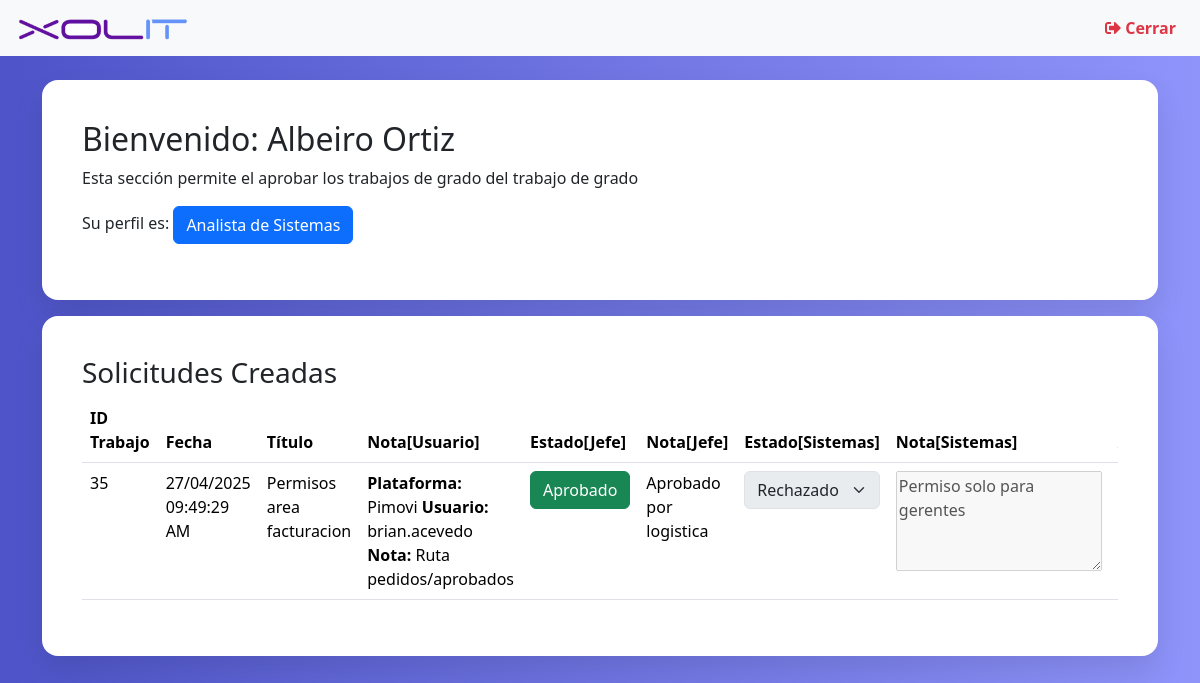
Page /evaluadorucv2.php (signed in) on the committed database.
### tables this page shows
CREATE TABLE `resumen_solicitud` (
  `id_solicitud` int(255) NOT NULL,
  `usuario_id` int(11) NOT NULL,
  `titulo` varchar(255) NOT NULL,
  `fecha` varchar(250) NOT NULL,
  `nota_usuario` varchar(255) NOT NULL,
  `nota_jefe` varchar(255) NOT NULL,
  `estado_jefe` varchar(255) NOT NULL,
  `nota_sistemas` varchar(255) NOT NULL,
  `estado_sistemas` varchar(255) NOT NULL,
  `aprobacion` varchar(250) NOT NULL,
  `asesor` varchar(100) DEFAULT NULL,
  `nombre_usuario` varchar(100) DEFAULT NULL,
  `evaluador` varchar(255) DEFAULT NULL,
  `hora_solucion` varchar(50) DEFAULT NULL
);

### evaluadorucv2.php (the view, shortened to what this page needs)
<?php
include('conexion.php');
try {
    $pdo = new PDO('mysql:host=' . $direccionservidor . '; dbname=' . $baseDatos, $usuarioBD, $contraseniaBD);
    $pdo->setAttribute(PDO::ATTR_ERRMODE, PDO::ERRMODE_EXCEPTION);
    $sql = "SELECT id_solicitud, titulo, fecha, nombre_usuario, nota_usuario, estado_jefe, nota_jefe, estado_sistemas, nota_sistemas, aprobacion, hora_solucion FROM resumen_solicitud";
    $stmt = $pdo->query($sql);
    $trabajos = $stmt->fetchAll(PDO::FETCH_ASSOC);
} catch (PDOException $e) {
    echo "Error: " . $e->getMessage();
}
?>
<!doctype html>
<html lang="en">
<head>
    <link href="https://cdnjs.cloudflare.com/ajax/libs/font-awesome/5.15.4/css/all.min.css" rel="stylesheet">
    <link href="https://cdn.jsdelivr.net/npm/bootstrap@5.3.2/dist/css/bootstrap.min.css" rel="stylesheet" />
</head>
<body>
<main>
<nav class="navbar navbar-expand-lg navbar-light bg-light px-3">
  <a href="https://xolit.com/en/rocking-your-business/" class="navbar-brand">
    <img src="./img/logo-1.png" alt="logo" style="height: 25px;">
  </a>
  <div class="collapse navbar-collapse" id="collapsibleNavId">
    <ul class="navbar-nav ms-auto">
      <li class="nav-item">
        <a class="nav-link active text-danger fw-bold" href="cerrar.php">
          <i class="fas fa-sign-out-alt"></i> Cerrar
        </a>
      </li>
    </ul>
  </div>
</nav>
<br/>
<div class="container">
    <div class="card-login">
        <div class="col">
            <h2>Bienvenido: <?php echo $_SESSION['usuario_nombres']; ?></h2>
            <p>Esta sección permite el aprobar los trabajos de grado del trabajo de grado</p>
            <p>Su perfil es: <button class="btn btn-primary">Analista de Sistemas</button></p>
        </div>
    </div>
</div>
<div class="container mb-3">
<div class="card-login mt-3">
    <h3>Solicitudes Creadas</h3>
    <div class="table-responsive mt-2">
        <table class="table">
            <thead>
                <tr>
                    <th>ID Trabajo</th>
                    <th>Fecha</th>
                    <th>Título</th>
                    <th>Nota[Usuario]</th>
                    <th>Estado[Jefe]</th>
                    <th>Nota[Jefe]</th>
                    <th>Estado[Sistemas]</th>
                    <th>Nota[Sistemas]</th>
                    <th>Actualizar</th>
                </tr>
            </thead>
            <tbody>
            <?php if (empty($trabajos)): ?>
    <tr>
        <td colspan="10">No tienes trabajos registrados.</td>
    </tr>
<?php else: ?>
    <?php foreach ($trabajos as $trabajo): ?>
        <tr>
            <td><?= htmlspecialchars($trabajo['id_solicitud']) ?></td>
            <td><?= htmlspecialchars($trabajo['fecha']) ?></td>
            <td><?= htmlspecialchars($trabajo['titulo']) ?></td>
            <td><?= ($trabajo['nota_usuario']) ?></td>
            <?php
        $estadoJefe = $trabajo['estado_jefe'] ?: 'No asignado';
        switch ($estadoJefe) {
            case 'Aprobado':
                $claseBtnJefe = 'btn-success';
                break;
        }
        ?>
            <td><button class="btn  <?= $claseBtnJefe ?>"><?= htmlspecialchars($trabajo['estado_jefe'] ?: 'No asignado') ?></button>
            </td>
            <td><?= htmlspecialchars($trabajo['nota_jefe'] ?: 'No asignado') ?>
        </td>
        <?php $deshabilitar = ($trabajo['estado_sistemas'] != 'Pendiente') ? 'disabled' : ''; ?>
                            <td>
                                 <select name="estado_sistemas" class="form-select" <?= $deshabilitar ?>
                                    <option value="Pendiente" <?= ($trabajo['estado_sistemas'] == 'Pendiente') ? 'selected' : '' ?>>Pendiente</option>
                                    <option value="Rechazado" <?= ($trabajo['estado_sistemas'] == 'Rechazado') ? 'selected' : '' ?>>Rechazado</option>
                                </select>
                            </td>
                            <td>
    <textarea class="my-textarea"
        name="nota_sistemas"
        id="nota_sistemas"
        class="form-control"
        <?= $trabajo['nota_sistemas'] !== 'Pendiente Sistemas' ? 'disabled' : '' ?>
    ><?= htmlspecialchars($trabajo['nota_sistemas']) ?></textarea>
</td>
<td>
</td>
</tr>
    <?php endforeach; ?>
<?php endif; ?>
            </tbody>
        </table>
    </div>
</div>
</div>
</main>
</body>
</html>

### evaluadorucv2.php (style rules this page uses)
body { background: linear-gradient(to right, #4e54c8, #8f94fb); }
.card-login { background: #fff; border-radius: 16px; box-shadow: 0 15px 30px rgba(0, 0, 0, 0.1); padding: 40px; width: 100%; }
.my-textarea { height: 100px; }

### rows in the picture
resumen_solicitud: id_solicitud "35", fecha "27/04/2025 09:49:29 AM", titulo "Permisos area facturacion", nota_usuario "Plataforma: Pimovi Usuario: brian.acevedo Nota: Ruta pedidos/aprobados", estado_jefe "Aprobado", nota_jefe "Aprobado por logistica", estado_sistemas "Rechazado", nota_sistemas "Permiso solo para gerentes"

### other values in the picture
$_SESSION['usuario_nombres'] "Albeiro Ortiz"
